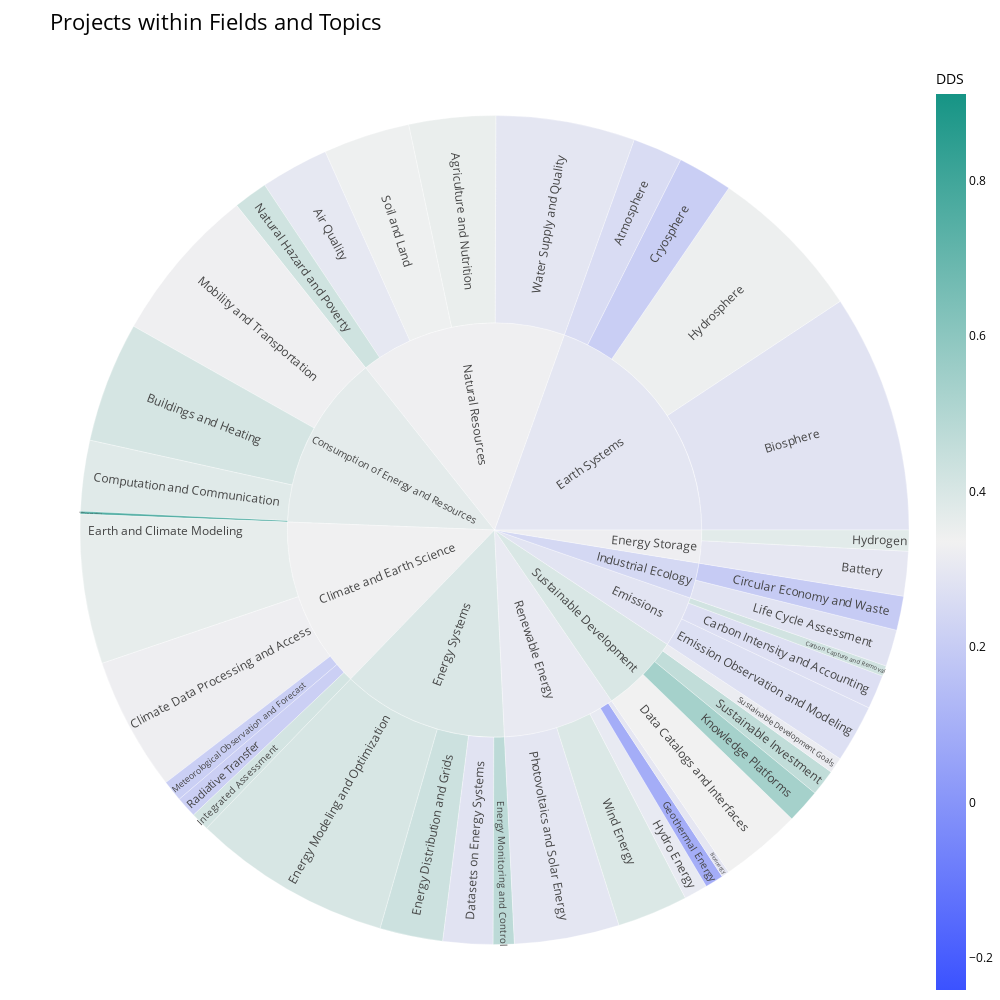

Source (notebook cell):
### Code cell
color_continuous_scale = [[0, '#3b52ff'], [0.5, '#f1f1f1'],[1, '#169485']]
fig = px.sunburst(
    df_active.assign(hole="<a href=\"https://opensustain.tech/\">Open Sustainable Technology</a>"),
    path=['field', 'topic', 'project_name'],
    maxdepth=2,
    color='development_distribution_score',
    custom_data=["oneliner","topic","git_url"],

    ## Descrete colors for all 10 feilds/categories
    # color_discrete_sequence=['#0E7C7B',' #17BEBB', '#FFC857', '#E9724C', '#C5283D', '#A3F5F3', '#25E4E1', '#FFDD99', '#F6C6B6',' #E37886'],
    # color='field',
    
    ## Continuous colors
    # color_continuous_scale=px.colors.sequential.Aggrnyl, # GnBu, Aggrnyl
    # color_continuous_midpoint=np.average(df_active['development_distribution_score'], weights=df_active['development_distribution_score']),
    
    # Diverging colors
    color_continuous_scale=color_continuous_scale,#px.colors.diverging.Portland[::-1], # PRGn
    color_continuous_midpoint=df_active['development_distribution_score'].median()
)

fig.update_layout(coloraxis_colorbar=dict(title='DDS'),title='Projects within Fields and Topics', height=1000, width=1000, title_font_size=22, font_size=12)
# animated transitions are currently not implemented when uniformtext is used
fig.update_traces(insidetextorientation='radial', textinfo='label', marker=dict(line=dict(color='#ffffff', width=0.3)),
    hovertemplate="<br>".join([
        "Project Info: <b>%{customdata[0]}</b>",
        "Topic: <b>%{customdata[1]}</b>",
        "Git URL: <b>%{customdata[2]}</b>"
    ]))
fig.write_html("output.html", full_html=False, include_plotlyjs='cdn')
fig.show()

### Figure 1 — Plotly figure (JSON) as saved in the notebook; plotly's stock layout.template omitted (floating-point values rounded to 4 significant figures; data arrays with more than 128 entries replaced by an {"elided": "..."} marker saying what was removed)
{"data": [{"branchvalues": "total", "customdata": {"elided": "1026x4 mixed values"}, "domain": {"x": [0, 1], "y": [0, 1]}, "hovertemplate": "Project Info: <b>%{customdata[0]}</b><br>Topic: <b>%{customdata[1]}</b><br>Git URL: <b>%{customdata[2]}</b>", "ids": {"elided": "1026 str values"}, "insidetextorientation": "radial", "labels": {"elided": "1026 str values"}, "marker": {"coloraxis": "coloraxis", "colors": {"elided": "1026 float values"}, "line": {"color": "#ffffff", "width": 0.3}}, "maxdepth": 2, "name": "", "parents": {"elided": "1026 str values"}, "textinfo": "label", "type": "sunburst", "values": {"elided": "1026 int values"}}], "layout": {"coloraxis": {"cmid": 0.3352, "colorbar": {"title": {"text": "DDS"}}, "colorscale": [[0, "#3b52ff"], [0.5, "#f1f1f1"], [1, "#169485"]]}, "font": {"size": 12}, "height": 1000, "legend": {"tracegroupgap": 0}, "margin": {"t": 60}, "title": {"font": {"size": 22}, "text": "Projects within Fields and Topics"}, "width": 1000}}
